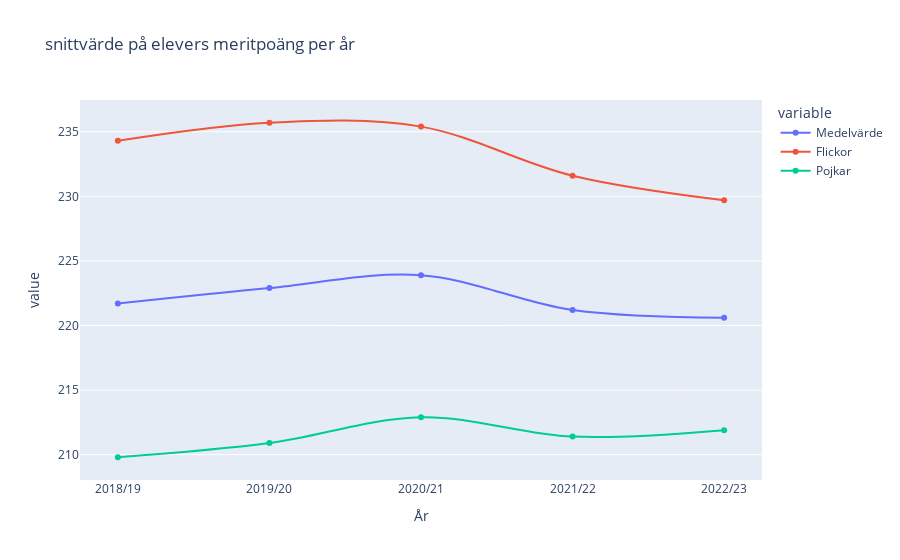

Notebook code for this chart:
### Code cell
df_table1b_second = df_table1b_second.rename(columns={"Unnamed: 0": "År", "Totalt": "Medelvärde", "Flickor": "Flickor", "pojkar": "Pojkar"})

fig = px.line(df_table1b_second, y=["Medelvärde", "Flickor", "Pojkar"], x="År", title="snittvärde på elevers meritpoäng per år", markers=True, line_shape="spline")

fig.update_layout(xaxis=dict(showgrid=False), yaxis=dict(showgrid=True))

fig.show()
fig.write_html("Visualisering/plot_1b_.html")

### Figure 1 — Plotly figure (JSON) as saved in the notebook; plotly's stock layout.template omitted (floating-point values rounded to 4 significant figures)
{"data": [{"hovertemplate": "variable=Medelvärde<br>År=%{x}<br>value=%{y}<extra></extra>", "legendgroup": "Medelvärde", "line": {"color": "#636efa", "dash": "solid", "shape": "spline"}, "marker": {"symbol": "circle"}, "mode": "lines+markers", "name": "Medelvärde", "orientation": "v", "showlegend": true, "type": "scatter", "x": ["2018/19", "2019/20", "2020/21", "2021/22", "2022/23"], "xaxis": "x", "y": [221.7, 222.9, 223.9, 221.2, 220.6], "yaxis": "y"}, {"hovertemplate": "variable=Flickor<br>År=%{x}<br>value=%{y}<extra></extra>", "legendgroup": "Flickor", "line": {"color": "#EF553B", "dash": "solid", "shape": "spline"}, "marker": {"symbol": "circle"}, "mode": "lines+markers", "name": "Flickor", "orientation": "v", "showlegend": true, "type": "scatter", "x": ["2018/19", "2019/20", "2020/21", "2021/22", "2022/23"], "xaxis": "x", "y": [234.3, 235.7, 235.4, 231.6, 229.7], "yaxis": "y"}, {"hovertemplate": "variable=Pojkar<br>År=%{x}<br>value=%{y}<extra></extra>", "legendgroup": "Pojkar", "line": {"color": "#00cc96", "dash": "solid", "shape": "spline"}, "marker": {"symbol": "circle"}, "mode": "lines+markers", "name": "Pojkar", "orientation": "v", "showlegend": true, "type": "scatter", "x": ["2018/19", "2019/20", "2020/21", "2021/22", "2022/23"], "xaxis": "x", "y": [209.8, 210.9, 212.9, 211.4, 211.9], "yaxis": "y"}], "layout": {"legend": {"title": {"text": "variable"}, "tracegroupgap": 0}, "title": {"text": "snittvärde på elevers meritpoäng per år"}, "xaxis": {"anchor": "y", "domain": [0, 1], "showgrid": false, "title": {"text": "År"}}, "yaxis": {"anchor": "x", "domain": [0, 1], "showgrid": true, "title": {"text": "value"}}}}
